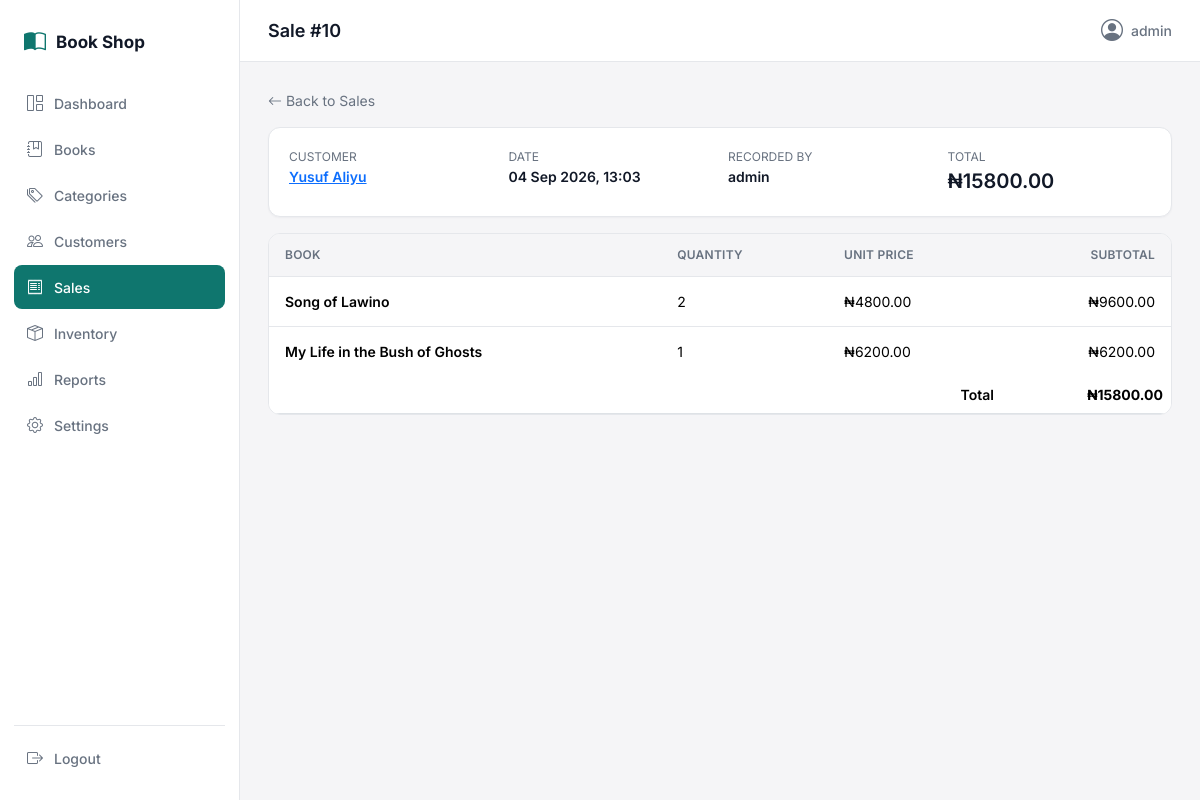
Page /sales/10/ (signed in) on the committed database.
### shop/models.py (models this page shows, shortened)
class Sale(models.Model):
    customer = models.ForeignKey(Customer, on_delete=models.PROTECT, related_name="sales")
    total_amount = models.DecimalField(max_digits=12, decimal_places=2, default=0)
    created_by = models.ForeignKey(
        settings.AUTH_USER_MODEL, on_delete=models.SET_NULL, null=True, blank=True, related_name="sales"
    )
    created_at = models.DateTimeField(auto_now_add=True)
    class Meta:
        ordering = ["-created_at"]

class Customer(models.Model):
    name = models.CharField(max_length=150)
    phone = models.CharField(max_length=20, blank=True)
    email = models.EmailField(blank=True)
    created_at = models.DateTimeField(auto_now_add=True)
    class Meta:
        ordering = ["name"]

class SaleItem(models.Model):
    sale = models.ForeignKey(Sale, on_delete=models.CASCADE, related_name="items")
    book = models.ForeignKey(Book, on_delete=models.PROTECT, related_name="sale_items")
    quantity = models.PositiveIntegerField(validators=[MinValueValidator(1)])
    unit_price = models.DecimalField(max_digits=10, decimal_places=2)
    subtotal = models.DecimalField(max_digits=12, decimal_places=2)

class Book(models.Model):
    title = models.CharField(max_length=255)
    author = models.CharField(max_length=255)
    isbn = models.CharField(max_length=13, unique=True, validators=[isbn_validator])
    category = models.ForeignKey(Category, on_delete=models.PROTECT, related_name="books")
    price = models.DecimalField(max_digits=10, decimal_places=2, validators=[MinValueValidator(0)])
    quantity = models.PositiveIntegerField(default=0, validators=[MinValueValidator(0)])
    description = models.TextField(blank=True)
    cover_image_url = models.URLField(max_length=500, blank=True)
    created_at = models.DateTimeField(auto_now_add=True)
    updated_at = models.DateTimeField(auto_now=True)
    class Meta:
        ordering = ["title"]

### shop/views.py (the view)
# urls.py: path("sales/<int:pk>/", views.sale_detail, name="sale_detail"),
@login_required
def sale_detail(request, pk):
    sale = get_object_or_404(Sale.objects.select_related("customer", "created_by").prefetch_related("items__book"), pk=pk)
    return render(request, "sales/sale_detail.html", {"active_nav": "sales", "sale": sale})

### templates/sales/sale_detail.html (shortened to what this page needs)
{% extends "base.html" %}
{% block page_title %}Sale #{{ sale.pk }}{% endblock %}
{% block content %}
<div class="mb-3">
    <a href="{% url 'sale_list' %}" class="text-decoration-none text-secondary-custom"><i class="bi bi-arrow-left"></i> Back to Sales</a>
</div>
<div class="card-surface mb-3">
    <div class="row g-3">
        <div class="col-6 col-md-3">
            <div class="caption">CUSTOMER</div>
            <div class="fw-semibold"><a href="{% url 'customer_detail' sale.customer.pk %}">{{ sale.customer.name }}</a></div>
        </div>
        <div class="col-6 col-md-3">
            <div class="caption">DATE</div>
            <div class="fw-semibold">{{ sale.created_at|date:"d M Y, H:i" }}</div>
        </div>
        <div class="col-6 col-md-3">
            <div class="caption">RECORDED BY</div>
            <div class="fw-semibold">{{ sale.created_by.username|default:"—" }}</div>
        </div>
        <div class="col-6 col-md-3">
            <div class="caption">TOTAL</div>
            <div class="fw-semibold fs-5">₦{{ sale.total_amount|floatformat:2 }}</div>
        </div>
    </div>
</div>
<div class="table-custom">
    <table class="table">
        <thead><tr><th>Book</th><th>Quantity</th><th>Unit Price</th><th class="text-end">Subtotal</th></tr></thead>
        <tbody>
        {% for item in sale.items.all %}
            <tr>
                <td class="fw-semibold">{{ item.book.title }}</td>
                <td>{{ item.quantity }}</td>
                <td>₦{{ item.unit_price|floatformat:2 }}</td>
                <td class="text-end">₦{{ item.subtotal|floatformat:2 }}</td>
            </tr>
        {% endfor %}
        </tbody>
        <tfoot>
            <tr>
                <td colspan="3" class="text-end fw-semibold">Total</td>
                <td class="text-end fw-bold">₦{{ sale.total_amount|floatformat:2 }}</td>
            </tr>
        </tfoot>
    </table>
</div>
{% endblock %}

### templates/base.html (shortened to what this page needs)
{% load static %}
<!DOCTYPE html>
<html lang="en">
<head>
    <link href="https://cdn.jsdelivr.net/npm/bootstrap@5.3.3/dist/css/bootstrap.min.css" rel="stylesheet">
    <link href="https://cdn.jsdelivr.net/npm/bootstrap-icons@1.11.3/font/bootstrap-icons.css" rel="stylesheet">
    <link rel="stylesheet" href="{% static 'css/style.css' %}">
</head>
<body>
{% if user.is_authenticated %}
<div class="app-shell">
    <aside class="sidebar" id="sidebar">
        <div class="sidebar-brand">
            <i class="bi bi-book-half"></i>
            <span>Book Shop</span>
        </div>
        <nav class="sidebar-nav">
            <a href="{% url 'dashboard' %}" class="nav-link {% if active_nav == 'dashboard' %}active{% endif %}">
                <i class="bi bi-grid-1x2"></i> Dashboard
            </a>
            <a href="{% url 'book_list' %}" class="nav-link {% if active_nav == 'books' %}active{% endif %}">
                <i class="bi bi-journal-bookmark"></i> Books
            </a>
            <a href="{% url 'category_list' %}" class="nav-link {% if active_nav == 'categories' %}active{% endif %}">
                <i class="bi bi-tags"></i> Categories
            </a>
            <a href="{% url 'customer_list' %}" class="nav-link {% if active_nav == 'customers' %}active{% endif %}">
                <i class="bi bi-people"></i> Customers
            </a>
            <a href="{% url 'sale_list' %}" class="nav-link {% if active_nav == 'sales' %}active{% endif %}">
                <i class="bi bi-receipt"></i> Sales
            </a>
            <a href="{% url 'inventory_overview' %}" class="nav-link {% if active_nav == 'inventory' %}active{% endif %}">
                <i class="bi bi-box-seam"></i> Inventory
            </a>
            <a href="{% url 'sales_report' %}" class="nav-link {% if active_nav == 'reports' %}active{% endif %}">
                <i class="bi bi-bar-chart"></i> Reports
            </a>
            <a href="{% url 'settings_page' %}" class="nav-link {% if active_nav == 'settings' %}active{% endif %}">
                <i class="bi bi-gear"></i> Settings
            </a>
        </nav>
        <form method="post" action="{% url 'logout' %}" class="sidebar-logout">
            <button type="submit" class="nav-link logout-btn">
                <i class="bi bi-box-arrow-right"></i> Logout
            </button>
        </form>
    </aside>
    <div class="main-area">
        <header class="topbar">
            <div class="topbar-title">{% block page_title %}{% endblock %}</div>
            <div class="topbar-user">
                <i class="bi bi-person-circle"></i> {{ user.get_username }}
            </div>
        </header>
        <main class="content">
            {% block content %}{% endblock %}
        </main>
    </div>
</div>
{% else %}
    {% block auth_content %}{% endblock %}
{% endif %}
</body>
</html>

### static/css/style.css (style rules this page uses)
:root { --color-primary: #0F766E; --color-primary-hover: #0C5C56; --color-primary-light: #E6F2F1; --color-bg: #FFFFFF; --color-surface: #F5F5F7; --color-border: #E5E7EB; --color-text: #111827; --color-text-secondary: #687280; --color-success: #15803D; --color-success-bg: #EAF7EE; --color-warning: #B45309; --color-warning-bg: #FEF3E2; --color-danger: #B91C1C; --color-danger-bg: #FDECEC; --radius: 12px; --radius-sm: 8px; --shadow-sm: 0 1px 2px rgba(17, 24, 39, 0.04); --shadow-md: 0 4px 12px rgba(17, 24, 39, 0.06); }
* { box-sizing: border-box; }
body { font-family: "Inter", "SF Pro Display", -apple-system, BlinkMacSystemFont, sans-serif; background-color: var(--color-surface); color: var(--color-text); font-size: 14px; line-height: 1.5; }
.text-secondary-custom { color: var(--color-text-secondary); }
.caption { font-size: 12px; color: var(--color-text-secondary); }
.app-shell { display: flex; min-height: 100vh; }
.sidebar { width: 240px; background: var(--color-bg); border-right: 1px solid var(--color-border); display: flex; flex-direction: column; padding: 20px 14px; position: sticky; top: 0; height: 100vh; flex-shrink: 0; }
.sidebar-brand { display: flex; align-items: center; gap: 10px; font-weight: 700; font-size: 17px; padding: 6px 10px 22px 10px; color: var(--color-text); }
.sidebar-brand i { color: var(--color-primary); font-size: 22px; }
.sidebar-nav { display: flex; flex-direction: column; gap: 2px; flex-grow: 1; }
.sidebar .nav-link { display: flex; align-items: center; gap: 10px; padding: 10px 12px; border-radius: var(--radius-sm); color: var(--color-text-secondary); font-weight: 500; font-size: 14px; transition: background-color .15s ease, color .15s ease; }
.sidebar .nav-link i { font-size: 16px; width: 18px; text-align: center; }
.sidebar .nav-link.active { background: var(--color-primary); color: #fff; }
.sidebar-logout { margin-top: auto; padding-top: 10px; border-top: 1px solid var(--color-border); }
.logout-btn { background: none; border: none; width: 100%; text-align: left; cursor: pointer; }
.main-area { flex-grow: 1; min-width: 0; display: flex; flex-direction: column; }
.topbar { background: var(--color-bg); border-bottom: 1px solid var(--color-border); padding: 14px 28px; display: flex; align-items: center; justify-content: space-between; gap: 16px; position: sticky; top: 0; z-index: 10; }
.topbar-title { font-weight: 600; font-size: 18px; }
.topbar-user { display: flex; align-items: center; gap: 8px; font-weight: 500; color: var(--color-text-secondary); }
.topbar-user i { font-size: 22px; color: var(--color-text-secondary); }
.content { padding: 28px; flex-grow: 1; }
.card-surface { background: var(--color-bg); border: 1px solid var(--color-border); border-radius: var(--radius); box-shadow: var(--shadow-sm); padding: 20px; }
.table-custom { background: var(--color-bg); border-radius: var(--radius); overflow-x: auto; border: 1px solid var(--color-border); }
.table-custom table { margin-bottom: 0; min-width: 640px; }
.table-custom thead th { background: var(--color-surface); color: var(--color-text-secondary); font-weight: 600; font-size: 12px; text-transform: uppercase; letter-spacing: .02em; border-bottom: 1px solid var(--color-border); padding: 12px 16px; }
.table-custom tbody td { padding: 14px 16px; vertical-align: middle; border-bottom: 1px solid var(--color-border); font-size: 14px; }
.table-custom tbody tr:last-child td { border-bottom: none; }

### rows in the picture
Sale: pk "10", customer.name "Yusuf Aliyu", created_at "04 Sep 2026, 13:03", created_by.username "admin", total_amount "15800.00"
SaleItem: book "Song of Lawino", quantity "2", unit_price "4800.00", subtotal "9600.00"
SaleItem: book "My Life in the Bush of Ghosts", quantity "1", unit_price "6200.00", subtotal "6200.00"

### other values in the picture
{{ user.get_username }} "admin"
